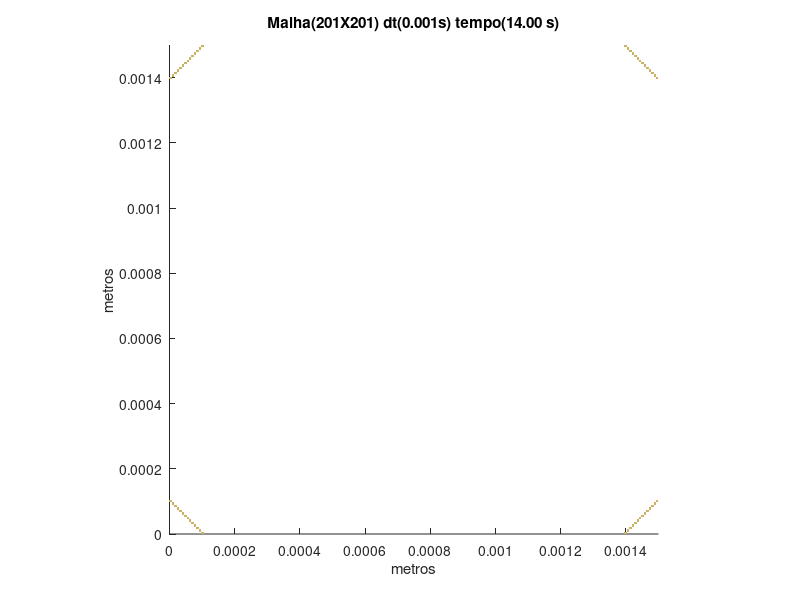

The MATLAB source for this figure:
set (gca,'PlotBoxAspectRatio',[1 1 1],'Xlim',[0,0.0015],'Ylim',[0,0.0015])
hold on
title('Malha(201X201) dt(0.001s) tempo(14.00 s)')
hold on
ylabel('metros')
hold on
xlabel('metros')
hold on

fill([9.70149253731343E-05 9.70149253731343E-05 0.000104477611940299 0.000104477611940299],[0 7.46268656716418E-06 7.46268656716418E-06 0],[0.8,0.7,0.4],'LineStyle','none')

fill([0.0013955223880597 0.0013955223880597 0.00140298507462687 0.00140298507462687],[0 7.46268656716418E-06 7.46268656716418E-06 0],[0.8,0.7,0.4],'LineStyle','none')

fill([8.95522388059702E-05 8.95522388059702E-05 9.70149253731343E-05 9.70149253731343E-05],[7.46268656716418E-06 1.49253731343284E-05 1.49253731343284E-05 7.46268656716418E-06],[0.8,0.7,0.4],'LineStyle','none')

fill([0.00140298507462687 0.00140298507462687 0.00141044776119403 0.00141044776119403],[7.46268656716418E-06 1.49253731343284E-05 1.49253731343284E-05 7.46268656716418E-06],[0.8,0.7,0.4],'LineStyle','none')

fill([8.2089552238806E-05 8.2089552238806E-05 8.95522388059702E-05 8.95522388059702E-05],[1.49253731343284E-05 2.23880597014925E-05 2.23880597014925E-05 1.49253731343284E-05],[0.8,0.7,0.4],'LineStyle','none')

fill([0.00141044776119403 0.00141044776119403 0.00141791044776119 0.00141791044776119],[1.49253731343284E-05 2.23880597014925E-05 2.23880597014925E-05 1.49253731343284E-05],[0.8,0.7,0.4],'LineStyle','none')

fill([7.46268656716418E-05 7.46268656716418E-05 8.2089552238806E-05 8.2089552238806E-05],[2.23880597014925E-05 2.98507462686567E-05 2.98507462686567E-05 2.23880597014925E-05],[0.8,0.7,0.4],'LineStyle','none')

fill([0.00141791044776119 0.00141791044776119 0.00142537313432836 0.00142537313432836],[2.23880597014925E-05 2.98507462686567E-05 2.98507462686567E-05 2.23880597014925E-05],[0.8,0.7,0.4],'LineStyle','none')

fill([6.71641791044776E-05 6.71641791044776E-05 7.46268656716418E-05 7.46268656716418E-05],[2.98507462686567E-05 3.73134328358209E-05 3.73134328358209E-05 2.98507462686567E-05],[0.8,0.7,0.4],'LineStyle','none')

fill([0.00142537313432836 0.00142537313432836 0.00143283582089552 0.00143283582089552],[2.98507462686567E-05 3.73134328358209E-05 3.73134328358209E-05 2.98507462686567E-05],[0.8,0.7,0.4],'LineStyle','none')

fill([5.97014925373134E-05 5.97014925373134E-05 6.71641791044776E-05 6.71641791044776E-05],[3.73134328358209E-05 4.47761194029851E-05 4.47761194029851E-05 3.73134328358209E-05],[0.8,0.7,0.4],'LineStyle','none')

fill([0.00143283582089552 0.00143283582089552 0.00144029850746269 0.00144029850746269],[3.73134328358209E-05 4.47761194029851E-05 4.47761194029851E-05 3.73134328358209E-05],[0.8,0.7,0.4],'LineStyle','none')

fill([5.22388059701493E-05 5.22388059701493E-05 5.97014925373134E-05 5.97014925373134E-05],[4.47761194029851E-05 5.22388059701493E-05 5.22388059701493E-05 4.47761194029851E-05],[0.8,0.7,0.4],'LineStyle','none')

fill([0.00144029850746269 0.00144029850746269 0.00144776119402985 0.00144776119402985],[4.47761194029851E-05 5.22388059701493E-05 5.22388059701493E-05 4.47761194029851E-05],[0.8,0.7,0.4],'LineStyle','none')

fill([4.47761194029851E-05 4.47761194029851E-05 5.22388059701493E-05 5.22388059701493E-05],[5.22388059701493E-05 5.97014925373134E-05 5.97014925373134E-05 5.22388059701493E-05],[0.8,0.7,0.4],'LineStyle','none')

fill([0.00144776119402985 0.00144776119402985 0.00145522388059702 0.00145522388059702],[5.22388059701493E-05 5.97014925373134E-05 5.97014925373134E-05 5.22388059701493E-05],[0.8,0.7,0.4],'LineStyle','none')

fill([3.73134328358209E-05 3.73134328358209E-05 4.47761194029851E-05 4.47761194029851E-05],[5.97014925373134E-05 6.71641791044776E-05 6.71641791044776E-05 5.97014925373134E-05],[0.8,0.7,0.4],'LineStyle','none')

fill([0.00145522388059702 0.00145522388059702 0.00146268656716418 0.00146268656716418],[5.97014925373134E-05 6.71641791044776E-05 6.71641791044776E-05 5.97014925373134E-05],[0.8,0.7,0.4],'LineStyle','none')

fill([2.98507462686567E-05 2.98507462686567E-05 3.73134328358209E-05 3.73134328358209E-05],[6.71641791044776E-05 7.46268656716418E-05 7.46268656716418E-05 6.71641791044776E-05],[0.8,0.7,0.4],'LineStyle','none')

fill([0.00146268656716418 0.00146268656716418 0.00147014925373134 0.00147014925373134],[6.71641791044776E-05 7.46268656716418E-05 7.46268656716418E-05 6.71641791044776E-05],[0.8,0.7,0.4],'LineStyle','none')

fill([2.23880597014925E-05 2.23880597014925E-05 2.98507462686567E-05 2.98507462686567E-05],[7.46268656716418E-05 8.2089552238806E-05 8.2089552238806E-05 7.46268656716418E-05],[0.8,0.7,0.4],'LineStyle','none')

fill([0.00147014925373134 0.00147014925373134 0.00147761194029851 0.00147761194029851],[7.46268656716418E-05 8.2089552238806E-05 8.2089552238806E-05 7.46268656716418E-05],[0.8,0.7,0.4],'LineStyle','none')

fill([1.49253731343284E-05 1.49253731343284E-05 2.23880597014925E-05 2.23880597014925E-05],[8.2089552238806E-05 8.95522388059702E-05 8.95522388059702E-05 8.2089552238806E-05],[0.8,0.7,0.4],'LineStyle','none')

fill([0.00147761194029851 0.00147761194029851 0.00148507462686567 0.00148507462686567],[8.2089552238806E-05 8.95522388059702E-05 8.95522388059702E-05 8.2089552238806E-05],[0.8,0.7,0.4],'LineStyle','none')

fill([7.46268656716418E-06 7.46268656716418E-06 1.49253731343284E-05 1.49253731343284E-05],[8.95522388059702E-05 9.70149253731343E-05 9.70149253731343E-05 8.95522388059702E-05],[0.8,0.7,0.4],'LineStyle','none')

fill([0.00148507462686567 0.00148507462686567 0.00149253731343284 0.00149253731343284],[8.95522388059702E-05 9.70149253731343E-05 9.70149253731343E-05 8.95522388059702E-05],[0.8,0.7,0.4],'LineStyle','none')

fill([0 0 7.46268656716418E-06 7.46268656716418E-06],[9.70149253731343E-05 0.000104477611940299 0.000104477611940299 9.70149253731343E-05],[0.8,0.7,0.4],'LineStyle','none')

fill([0.00149253731343284 0.00149253731343284 0.0015 0.0015],[9.70149253731343E-05 0.000104477611940299 0.000104477611940299 9.70149253731343E-05],[0.8,0.7,0.4],'LineStyle','none')

fill([0 0 7.46268656716418E-06 7.46268656716418E-06],[0.0013955223880597 0.00140298507462687 0.00140298507462687 0.0013955223880597],[0.8,0.7,0.4],'LineStyle','none')

fill([0.00149253731343284 0.00149253731343284 0.0015 0.0015],[0.0013955223880597 0.00140298507462687 0.00140298507462687 0.0013955223880597],[0.8,0.7,0.4],'LineStyle','none')

fill([7.46268656716418E-06 7.46268656716418E-06 1.49253731343284E-05 1.49253731343284E-05],[0.00140298507462687 0.00141044776119403 0.00141044776119403 0.00140298507462687],[0.8,0.7,0.4],'LineStyle','none')

fill([0.00148507462686567 0.00148507462686567 0.00149253731343284 0.00149253731343284],[0.00140298507462687 0.00141044776119403 0.00141044776119403 0.00140298507462687],[0.8,0.7,0.4],'LineStyle','none')

fill([1.49253731343284E-05 1.49253731343284E-05 2.23880597014925E-05 2.23880597014925E-05],[0.00141044776119403 0.00141791044776119 0.00141791044776119 0.00141044776119403],[0.8,0.7,0.4],'LineStyle','none')

fill([0.00147761194029851 0.00147761194029851 0.00148507462686567 0.00148507462686567],[0.00141044776119403 0.00141791044776119 0.00141791044776119 0.00141044776119403],[0.8,0.7,0.4],'LineStyle','none')

fill([2.23880597014925E-05 2.23880597014925E-05 2.98507462686567E-05 2.98507462686567E-05],[0.00141791044776119 0.00142537313432836 0.00142537313432836 0.00141791044776119],[0.8,0.7,0.4],'LineStyle','none')

fill([0.00147014925373134 0.00147014925373134 0.00147761194029851 0.00147761194029851],[0.00141791044776119 0.00142537313432836 0.00142537313432836 0.00141791044776119],[0.8,0.7,0.4],'LineStyle','none')

fill([2.98507462686567E-05 2.98507462686567E-05 3.73134328358209E-05 3.73134328358209E-05],[0.00142537313432836 0.00143283582089552 0.00143283582089552 0.00142537313432836],[0.8,0.7,0.4],'LineStyle','none')

fill([0.00146268656716418 0.00146268656716418 0.00147014925373134 0.00147014925373134],[0.00142537313432836 0.00143283582089552 0.00143283582089552 0.00142537313432836],[0.8,0.7,0.4],'LineStyle','none')

fill([3.73134328358209E-05 3.73134328358209E-05 4.47761194029851E-05 4.47761194029851E-05],[0.00143283582089552 0.00144029850746269 0.00144029850746269 0.00143283582089552],[0.8,0.7,0.4],'LineStyle','none')

fill([0.00145522388059702 0.00145522388059702 0.00146268656716418 0.00146268656716418],[0.00143283582089552 0.00144029850746269 0.00144029850746269 0.00143283582089552],[0.8,0.7,0.4],'LineStyle','none')

fill([4.47761194029851E-05 4.47761194029851E-05 5.22388059701493E-05 5.22388059701493E-05],[0.00144029850746269 0.00144776119402985 0.00144776119402985 0.00144029850746269],[0.8,0.7,0.4],'LineStyle','none')

fill([0.00144776119402985 0.00144776119402985 0.00145522388059702 0.00145522388059702],[0.00144029850746269 0.00144776119402985 0.00144776119402985 0.00144029850746269],[0.8,0.7,0.4],'LineStyle','none')

fill([5.22388059701493E-05 5.22388059701493E-05 5.97014925373134E-05 5.97014925373134E-05],[0.00144776119402985 0.00145522388059702 0.00145522388059702 0.00144776119402985],[0.8,0.7,0.4],'LineStyle','none')

fill([0.00144029850746269 0.00144029850746269 0.00144776119402985 0.00144776119402985],[0.00144776119402985 0.00145522388059702 0.00145522388059702 0.00144776119402985],[0.8,0.7,0.4],'LineStyle','none')

fill([5.97014925373134E-05 5.97014925373134E-05 6.71641791044776E-05 6.71641791044776E-05],[0.00145522388059702 0.00146268656716418 0.00146268656716418 0.00145522388059702],[0.8,0.7,0.4],'LineStyle','none')

fill([0.00143283582089552 0.00143283582089552 0.00144029850746269 0.00144029850746269],[0.00145522388059702 0.00146268656716418 0.00146268656716418 0.00145522388059702],[0.8,0.7,0.4],'LineStyle','none')

fill([6.71641791044776E-05 6.71641791044776E-05 7.46268656716418E-05 7.46268656716418E-05],[0.00146268656716418 0.00147014925373134 0.00147014925373134 0.00146268656716418],[0.8,0.7,0.4],'LineStyle','none')

fill([0.00142537313432836 0.00142537313432836 0.00143283582089552 0.00143283582089552],[0.00146268656716418 0.00147014925373134 0.00147014925373134 0.00146268656716418],[0.8,0.7,0.4],'LineStyle','none')

fill([7.46268656716418E-05 7.46268656716418E-05 8.2089552238806E-05 8.2089552238806E-05],[0.00147014925373134 0.00147761194029851 0.00147761194029851 0.00147014925373134],[0.8,0.7,0.4],'LineStyle','none')

fill([0.00141791044776119 0.00141791044776119 0.00142537313432836 0.00142537313432836],[0.00147014925373134 0.00147761194029851 0.00147761194029851 0.00147014925373134],[0.8,0.7,0.4],'LineStyle','none')

fill([8.2089552238806E-05 8.2089552238806E-05 8.95522388059702E-05 8.95522388059702E-05],[0.00147761194029851 0.00148507462686567 0.00148507462686567 0.00147761194029851],[0.8,0.7,0.4],'LineStyle','none')

fill([0.00141044776119403 0.00141044776119403 0.00141791044776119 0.00141791044776119],[0.00147761194029851 0.00148507462686567 0.00148507462686567 0.00147761194029851],[0.8,0.7,0.4],'LineStyle','none')

fill([8.95522388059702E-05 8.95522388059702E-05 9.70149253731343E-05 9.70149253731343E-05],[0.00148507462686567 0.00149253731343284 0.00149253731343284 0.00148507462686567],[0.8,0.7,0.4],'LineStyle','none')

fill([0.00140298507462687 0.00140298507462687 0.00141044776119403 0.00141044776119403],[0.00148507462686567 0.00149253731343284 0.00149253731343284 0.00148507462686567],[0.8,0.7,0.4],'LineStyle','none')

fill([9.70149253731343E-05 9.70149253731343E-05 0.000104477611940299 0.000104477611940299],[0.00149253731343284 0.0015 0.0015 0.00149253731343284],[0.8,0.7,0.4],'LineStyle','none')

fill([0.0013955223880597 0.0013955223880597 0.00140298507462687 0.00140298507462687],[0.00149253731343284 0.0015 0.0015 0.00149253731343284],[0.8,0.7,0.4],'LineStyle','none')
